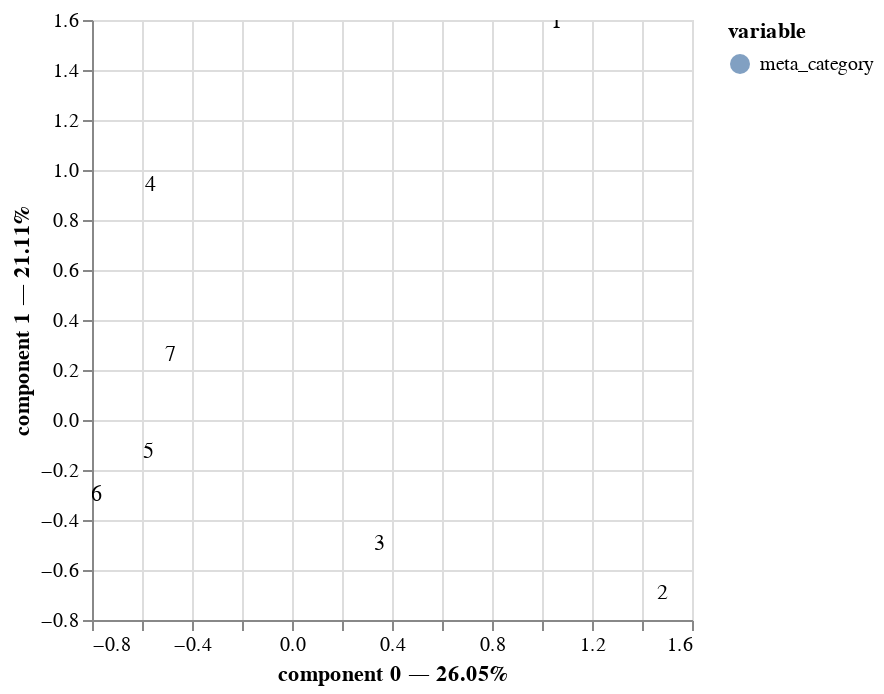

This figure's notebook cell:
### Code cell
ca.plot(
    contingency_table,
    x_component=0,
    y_component=1,
    show_row_markers=False,
    show_column_markers=False,
    show_row_labels=False,
    show_column_labels=True
)

### Figure 1 — Vega-Lite specification as saved in the notebook (floating-point values rounded to 4 significant figures)
{"config": {"view": {"continuousWidth": 300, "continuousHeight": 300}}, "layer": [{"mark": {"type": "circle", "size": 0}, "encoding": {"color": {"field": "variable", "type": "nominal"}, "tooltip": [{"field": "variable", "type": "nominal"}, {"field": "value", "type": "nominal"}, {"field": "component 0", "type": "quantitative"}, {"field": "component 1", "type": "quantitative"}], "x": {"axis": {"title": "component 0 — 26.05%"}, "field": "component 0", "scale": {"zero": false}, "type": "quantitative"}, "y": {"axis": {"title": "component 1 — 21.11%"}, "field": "component 1", "scale": {"zero": false}, "type": "quantitative"}}, "name": "view_7"}, {"mark": {"type": "text"}, "encoding": {"text": {"field": "label", "type": "nominal"}, "x": {"axis": {"title": "component 0 — 26.05%"}, "field": "component 0", "scale": {"zero": false}, "type": "quantitative"}, "y": {"axis": {"title": "component 1 — 21.11%"}, "field": "component 1", "scale": {"zero": false}, "type": "quantitative"}}}], "data": {"name": "data-39f121840aa9d0fb577184689a0a6a2b"}, "params": [{"name": "param_7", "select": {"type": "interval", "encodings": ["x", "y"]}, "bind": "scales", "views": ["view_7"]}], "$schema": "https://vega.github.io/schema/vega-lite/v5.20.1.json", "datasets": {"data-39f121840aa9d0fb577184689a0a6a2b": [{"component 0": 1.059, "component 1": 1.592, "component 2": -0.6518, "component 3": -0.4413, "component 4": 0.06389, "component 5": -0.1343, "variable": "meta_category", "value": "1", "label": 1}, {"component 0": 1.483, "component 1": -0.6915, "component 2": 1.205, "component 3": -0.5562, "component 4": -0.03696, "component 5": 0.0278, "variable": "meta_category", "value": "2", "label": 2}, {"component 0": 0.3531, "component 1": -0.495, "component 2": -0.5311, "component 3": 0.6175, "component 4": 0.08711, "component 5": -0.004543, "variable": "meta_category", "value": "3", "label": 3}, {"component 0": -0.5621, "component 1": 0.9393, "component 2": 1.284, "component 3": 1.152, "component 4": 0.2727, "component 5": -0.4399, "variable": "meta_category", "value": "4", "label": 4}, {"component 0": -0.5707, "component 1": -0.1298, "component 2": -0.06643, "component 3": -0.3227, "component 4": -0.6441, "component 5": -0.3228, "variable": "meta_category", "value": "5", "label": 5}, {"component 0": -0.779, "component 1": -0.301, "component 2": -0.1115, "component 3": -0.7483, "component 4": 1.015, "component 5": -0.2008, "variable": "meta_category", "value": "6", "label": 6}, {"component 0": -0.4835, "component 1": 0.2602, "component 2": 0.166, "component 3": -0.03934, "component 4": -0.09966, "component 5": 0.885, "variable": "meta_category", "value": "7", "label": 7}]}}
